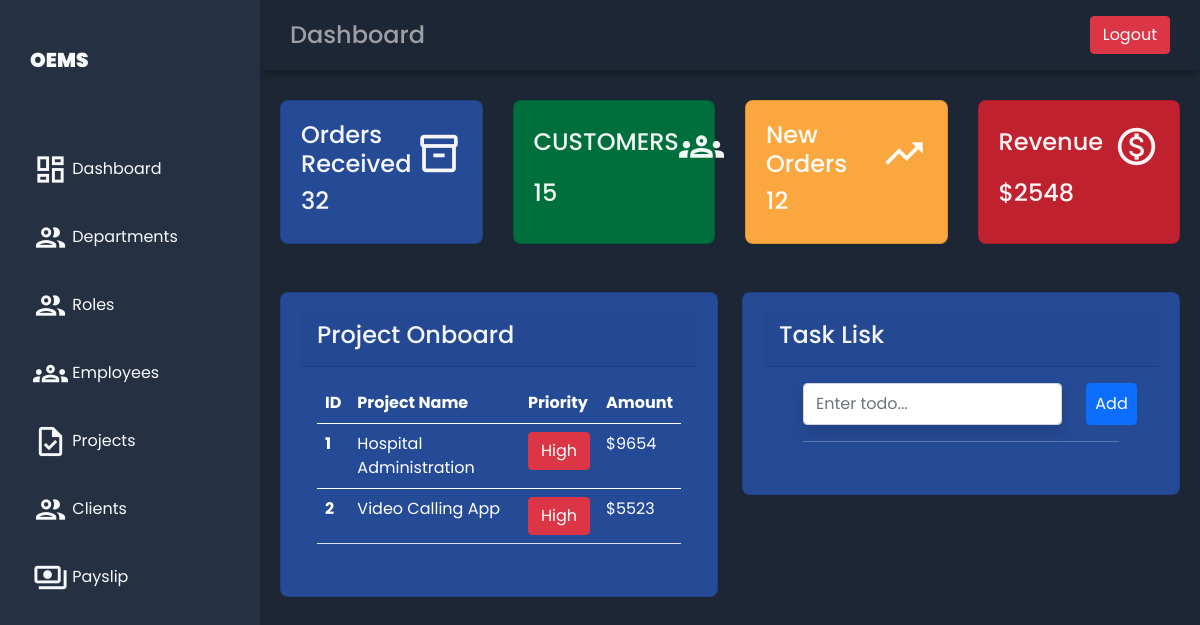
/dashboard/, run on the app's committed database.
### emp_app/models.py (models this page shows, shortened)
class Project(models.Model):
    project_name = models.CharField(max_length= 100, null= True)
    project_details = models.TextField(blank=True, max_length=255)
    amount = models.IntegerField(default=0)
    priority = models.CharField(max_length=100,null=True, blank=True)
    client_name = models.ForeignKey(Client, on_delete=models.CASCADE)
    dept = models.ForeignKey(Department, on_delete=models.CASCADE,blank=True, null=True)

### emp_app/views.py (the view)
# urls.py: path('dashboard/',dashboard, name='dashboard'),
def dashboard(request):
    projects = Project.objects.all()
    context = {
        'projects': projects
    }
    return render(request, 'employees/dashboard.html',context)

### templates/employees/dashboard.html (shortened to what this page needs)
{% extends "employees/base.html" %}
{% load static %}
{% block header %}Dashboard{% endblock %}
{% block content %}
<link rel="stylesheet" href="{% static '/css/dashboard.css' %}">
<main class="main-container">
  <div class="main-cards">
    <div class="card">
      <div class="card-inner">
        <h4>Orders Received</h4>
        <span class="material-icons-outlined">inventory_2</span>
      </div>
      <h4>32</h4>
    </div>
    <div class="card">
      <div class="card-inner">
        <h4>CUSTOMERS</h4>
        <span class="material-icons-outlined">groups</span>
      </div>
      <h4>15</h4>
    </div>
    <div class="card">
      <div class="card-inner">
        <h4>New Orders</h4>
        <span class="material-icons-outlined">trending_up</span>
      </div>
      <h4>12</h4>
    </div>
    <div class="card">
      <div class="card-inner">
        <h4>Revenue</h4>
        <span class="material-icons-outlined">monetization_on</span>
      </div>
      <h4>$2548</h4>
    </div>
  </div>
  <div class="row mt-5">
    <div class="col-sm-6">
      <div class="card">
        <div class="card-header"><h4>Project Onboard</h4></div>
        <div class="card-body">
          <table class="table text-white">
            <thead>
              <tr>
                <th scope="col">ID</th>
                <th scope="col">Project Name</th>
                <th scope="col">Priority</th>
                <th scope="col">Amount</th>
              </tr>
            </thead>
            {% for project in projects %}
            <tbody>
            <tr>
              <th scope="row">{{forloop.counter}}</th>
              <td>{{project.project_name}}</td>
              <td>{% if project.priority %}
                <span type="button" class="btn btn-danger">High</span>
                {% else %}
                <span type="button" class="btn btn-success">Low</span>
                {% endif %}
                </td>
              <td>${{project.amount}}</td>
            </tr>
            {% endfor %}
            </tbody>
          </table>
        </div>
      </div>
    </div>
    <div class="col-sm-6">
      <div class="card">
        <div class="card-header"><h4>Task Lisk</h4></div>
        <div class="card-body">
          <div class="container rounded-3" style="height:auto;">
            <div>
        <div class="row">
                <div class="col-10">
                  <input class=" py-2 form-control shadow" placeholder="Enter todo..." type="text" id="inputText">
                </div>
                <div class="col-2">
                    <button onclick="addList()" class="p-2 btn btn-primary"> Add </button>
                </div>
            </div>
        </div>
            <hr>
          </div>
        </div>
      </div>
    </div>
  </div>
  </div>
{% endblock %}

### static/css/base.css (style rules this page uses)
body { margin: 0; padding: 0; background-color: #1d2634; color: #9e9ea4; font-family: 'Poppins', sans-serif; }
.material-icons-outlined { vertical-align: middle; line-height: 1px; font-size: 35px; }

### static/css/dashboard.css (style rules this page uses)
.main-container { grid-area: main; overflow-y: auto; padding: 20px 20px; color: rgba(255, 255, 255, 0.95); }
.main-cards { display: grid; grid-template-columns: 1fr 1fr 1fr 1fr; gap: 30px; margin: 10px 0; }
.card { display: flex; flex-direction: column; justify-content: space-around; padding: 20px; border-radius: 8px; }
.card:first-child { background-color: #264b96; }
.card:nth-child(2) { background-color: #006f3c; }
.card:nth-child(3) { background-color: #f9a73e; }
.card:nth-child(4) { background-color: #bf212f; }
.card-inner { display: flex; align-items: center; justify-content: space-between; }
.card-inner > .material-icons-outlined { font-size: 45px; }

### data on the page
Project: project_name "Hospital Administration", priority "High", amount "9654"
Project: project_name "Video Calling App", priority "High", amount "5523"
